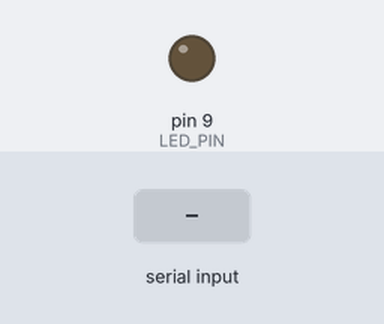
Recording of a sketch running on a simulated Arduino Uno, built with avr-gcc and run on an emulated ATmega328P. On the bench: output pins drawn as LEDs (lit = HIGH). The test bench sets the inputs (shaded band).

Above: at 1.2 s.
1.3 s: "90,45\n" received over Serial
At 1.6 s:
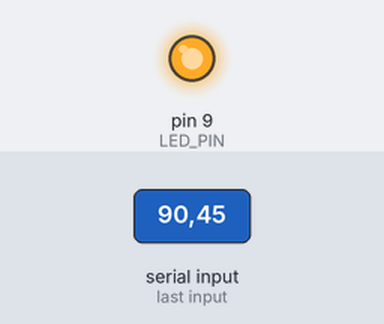
2.8 s: "90\n" received over Serial
At 3.8 s:
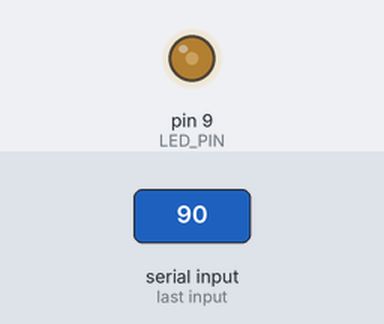
4.3 s: "30,150\n" received over Serial
At 5.1 s:
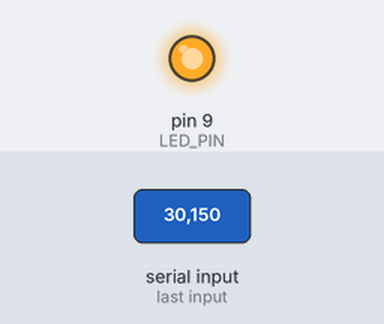
Timing chart, 0 to 7.3 s (numbered marks = the images above; inputs shaded):
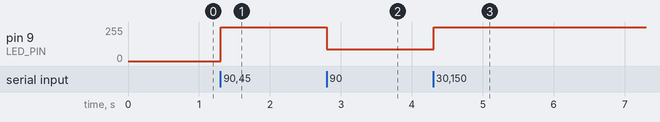

Measured:
- after the input at 1.3 s, pin 9 (LED_PIN): 0/255 → 255/255 at once
- after the input at 2.8 s, pin 9 (LED_PIN): 255/255 → 90/255 at once
- after the input at 4.3 s, pin 9 (LED_PIN): 90/255 → 255/255 at once

The sketch:

19_lamp_controlled_by_usb.ino
```cpp
const int LED_PIN = 9;

String message;

void setup()
{
  pinMode(LED_PIN, OUTPUT);
  Serial.begin(9600);
}

void loop()
{
  while (Serial.available())
  {
    char incomingChar = Serial.read();

    if (incomingChar >= '0' && incomingChar <= '9')
    {
      message += incomingChar;
    }
    else if (incomingChar == '\n')
    {
      analogWrite(LED_PIN, message.toInt());
      message = "";
    }
  }
}
```
